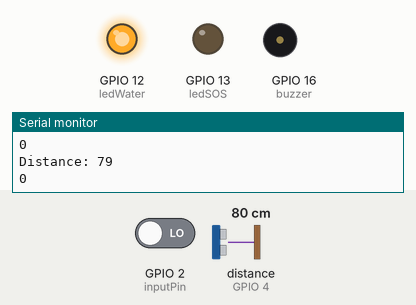
Bench run of a sketch on a simulated ESP8266 (NodeMCU). Parts: output pins drawn as LEDs (lit = HIGH), buzzer (waves = sounding, pin HIGH), the last lines printed to the serial monitor. Wiring (inferred from the names in the program): ultrasonic range finder: trigger GPIO 5; echo GPIO 4. Dashed ring = blinking. The inputs (shaded band) are chosen by the test bench; at power-on: distance to the obstacle (sensor on GPIO 4) 80 cm, GPIO 2 (inputPin) LOW. The echo pulse lasts 58.3 µs per cm; WiFi joins after 1.5 s; servers stay silent unless stated; pins used as bus, display or sensor lines are not drawn.

Above: at 3.0 s.
3.1 s: distance to the obstacle (sensor on GPIO 4) set to 18 cm
4.6 s: distance to the obstacle (sensor on GPIO 4) set to 14 cm
At 5.0 s:
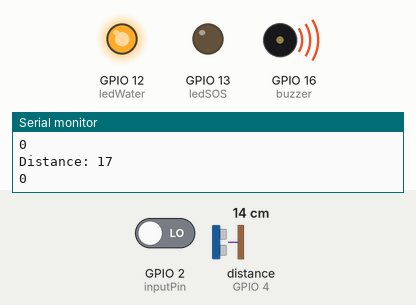
7.6 s: GPIO 2 (inputPin) driven HIGH
At 8.5 s:
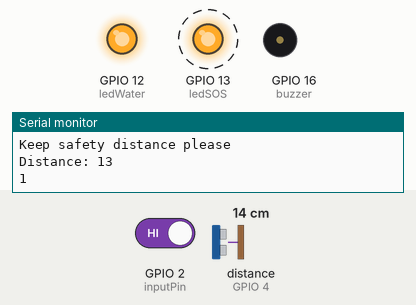
10.6 s: GPIO 2 (inputPin) driven LOW
At 11.5 s:
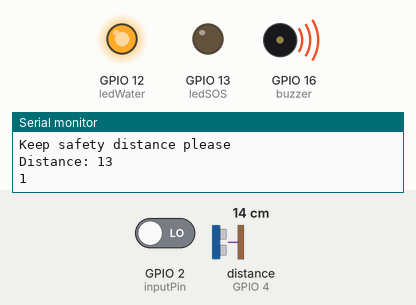
13.6 s: distance to the obstacle (sensor on GPIO 4) set to 35 cm
At 14.4 s:
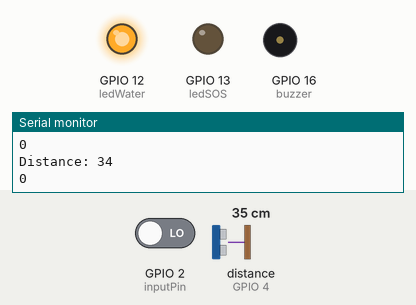
Timing chart, 0 to 16.3 s (numbered marks = the images above; inputs shaded):
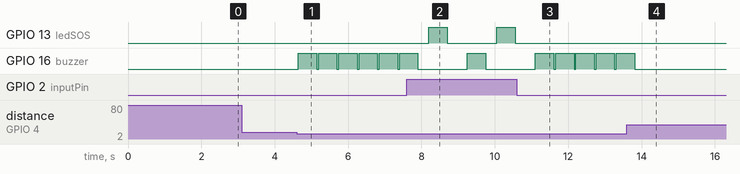

Measured:
- the behaviour switches between 17 and 16 cm on distance to the obstacle (sensor on GPIO 4) (found by bisection; images 0 and 1)
- after the input at 4.6 s, GPIO 16 (buzzer): alternates HIGH for 0.50 s and LOW for 0.05 s, starting at once
- after the input at 7.6 s, GPIO 13 (ledSOS): alternates HIGH for 0.50 s and LOW for 1.4 s, starting after 0.60 s
- after the input at 10.6 s, GPIO 13 (ledSOS): stays LOW (without the input it goes to HIGH after 1.3 s); GPIO 16 (buzzer): alternates HIGH for 0.50 s and LOW for 0.05 s, starting after 1.1 s
- after the input at 13.6 s, GPIO 16 (buzzer): goes on until 13.8 s, then stays LOW

The sketch:

BAT_STICK.ino
```cpp
#define BLYNK_PRINT Serial
#include <ESP8266WiFi.h>
#include <WiFiClientSecure.h>
#include <BlynkSimpleEsp8266.h>
#include <UniversalTelegramBot.h>
#include <ArduinoJson.h>


const int trigPin = 5;  // D1 (for trig pin of HC-SRO4)
const int echoPin = 4;  // D2 (for echo pin of HC-SRO4)
const int buzzer = 16;  // D0 (for Obstacle LED ALARM)
const int ledPin = 16;  // D0 (for Obstacle BUZZER ALARM)
const int ledWater = 12;  // D6 (for Water Alarm)
const int inputPin = 2;// D4 pin (for SOS Pushbutton)
const int ledSOS=13; // D7 pin (for SOS LED)
int val = 0; // variable for reading the pin status


char auth[] = "E86F7W_d3h9qERaxfMQgOgVAceAPLlpb";   // Authetication code of Blynk
char ssid[] = "BSNL FIVER";  // WiFi name
char pass[] = "M@hit1209";   // Wifi Password
#define BOTtoken "1453731462:AAERm1T46FN-BtiW2GiXhbCHJYLMBFJkfRk"  // your Bot Token (Get from Botfather)
#define CHAT_ID "@yashtheft"  // Telegram chat id
WiFiClientSecure client;
UniversalTelegramBot bot(BOTtoken, client);


// defines variables
long duration;
int distance;
int safetyDistance;


void setup() {


client.setInsecure();
pinMode(trigPin, OUTPUT); // Sets the trigPin as an Output
pinMode(echoPin, INPUT); // Sets the echoPin as an Input
pinMode(buzzer, OUTPUT); // Sets the buzzer as Output
pinMode(ledPin, OUTPUT); // Sets ledPin as Output
pinMode(ledWater, OUTPUT); //Sets ledWater as Output
Serial.begin(115200); // Starts the serial communication
pinMode(inputPin, INPUT); // set pusbutton as input
pinMode(ledSOS, OUTPUT);  // set ledSOS as Output
client.setInsecure();
WiFi.begin(ssid, pass);
Blynk.begin(auth, ssid, pass);
}


void loop() {
// WATER ALARM SYSTEM
digitalWrite(ledWater, HIGH);

//ROAD CROSSING MODE
 Blynk.run();

//OBSTACLE ALARM

// Clears the trigPin
digitalWrite(trigPin, LOW);
delayMicroseconds(2);

// Sets the trigPin on HIGH state for 10 micro seconds
digitalWrite(trigPin, HIGH);
delayMicroseconds(10);
digitalWrite(trigPin, LOW);

// Reads the echoPin, returns the sound wave travel time in microseconds
duration = pulseIn(echoPin, HIGH);

// Calculating the distance
distance= duration*0.034/2;

safetyDistance = distance;
if (safetyDistance <= 15){
  digitalWrite(buzzer, HIGH);
  digitalWrite(ledPin, HIGH);
  delay(500);
  digitalWrite(buzzer, LOW);
  digitalWrite(ledPin, LOW);
  Serial.println("Keep safety distance please");
}
else{
  digitalWrite(buzzer, LOW);
  digitalWrite(ledPin, LOW);
}
//Prints the distance on the Serial Monitor
Serial.print("Distance: ");
Serial.println(distance);


val = digitalRead(inputPin); // read input value
   Serial.println(val);     //Printing val value in Serial Monitor
   if (val == HIGH)
   {
      bot.sendMessage(CHAT_ID, "Your Dear one, stuck in a problem!!! Requested you for help. Please contact him ASAP.!", "");
      digitalWrite(ledSOS, HIGH);
      delay(500);
      digitalWrite(ledSOS, LOW);
      delay(500);
   }

   delay(50);
}
```
